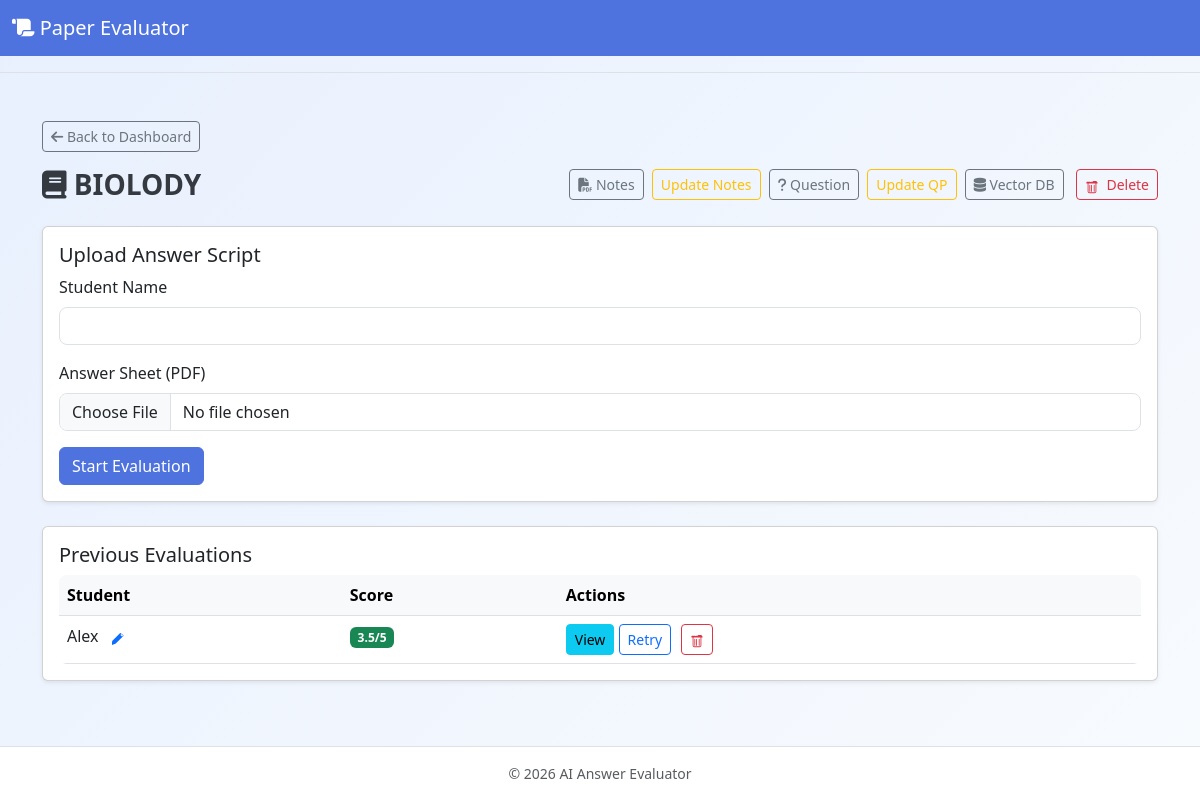
Screenshot of /subject/1 with the database file from the repository.
### server.py (models this page shows)
class Subject(db.Model):
    id = db.Column(db.Integer, primary_key=True)
    name = db.Column(db.String(120), nullable=False)
    notes_path = db.Column(db.String(500))
    question_path = db.Column(db.String(500))  # store uploaded question paper
    vector_db_path = db.Column(db.String(500))
    evaluations = db.relationship('Evaluation', backref='subject', lazy=True)

class Evaluation(db.Model):
    id = db.Column(db.Integer, primary_key=True)
    subject_id = db.Column(db.Integer, db.ForeignKey('subject.id'), nullable=False)
    student_name = db.Column(db.String(120))
    score = db.Column(db.String(100))
    answer_path = db.Column(db.String(500))
    created_at = db.Column(db.DateTime, default=lambda: datetime.now(timezone.utc))
    result_text = db.Column(db.Text)
    answer_parsing = db.Column(db.Text)  # parsed answer from student's PDF
    markings = db.Column(db.Text)  # LLM response with detailed markings (JSON)
    eval_history = db.Column(db.Text, default='[]')

### server.py (the view, shortened to what this page needs)
@app.route('/subject/<int:subj_id>')
def view_subject(subj_id):
    subj = Subject.query.get_or_404(subj_id)
    evaluations = Evaluation.query.filter_by(subject_id=subj_id).all()
    for ev in evaluations:
        ev.display_score = get_highest_score(ev)
    return render_template('subject.html', subject=subj, evaluations=evaluations)

### server.py (called while the page is built)
def now():
    return datetime.now(timezone.utc)

def get_highest_score(evaluation):
    try:
        history = json.loads(evaluation.eval_history or '[]')
    except:
        history = []
    if not history:
        return evaluation.score  # Fallback to current score if no history
    scores = []
    for attempt in history:
        score_str = attempt.get('score')
        if score_str and score_str != 'None':
            try:
                numerator = float(score_str.split('/')[0])
                scores.append(numerator)
            except:
                pass
    if not scores:
        return evaluation.score
    highest_attempt = max(history, key=lambda x: float(x.get('score', '0').split('/')[0]) if x.get('score') else 0)
    return highest_attempt.get('score', evaluation.score)

@app.context_processor
def inject_now():
    return {'now': now}

### templates/subject.html (shortened to what this page needs)
{% extends 'layout.html' %}
{% block content %}
<div class="row mb-3">
  <div class="col">
    <a href="{{ url_for('dashboard') }}" class="btn btn-outline-secondary btn-sm"><i class="fa-solid fa-arrow-left"></i> Back to Dashboard</a>
  </div>
</div>
<div class="row mb-4 align-items-center">
  <div class="col">
    <h3 class="mb-0"><i class="fa-solid fa-book"></i> {{ subject.name }}</h3>
  </div>
  <div class="col-auto">
    {% if subject.notes_path %}
    <a href="{{ url_for('uploaded_file', filename=subject.notes_path) }}" target="_blank" class="btn btn-outline-secondary btn-sm me-1"><i class="fa-solid fa-file-pdf"></i> Notes</a>
    <button class="btn btn-sm btn-outline-warning me-1" data-bs-toggle="collapse" data-bs-target="#update-notes">Update Notes</button>
    {% else %}
    <button class="btn btn-sm btn-outline-primary me-1" data-bs-toggle="collapse" data-bs-target="#upload-notes">Upload Notes</button>
    {% endif %}
    {% if subject.question_path %}
    <a href="{{ url_for('uploaded_file', filename=subject.question_path) }}" target="_blank" class="btn btn-outline-secondary btn-sm me-1"><i class="fa-solid fa-question"></i> Question</a>
    <button class="btn btn-sm btn-outline-warning me-1" data-bs-toggle="collapse" data-bs-target="#update-question">Update QP</button>
    {% else %}
    <button class="btn btn-sm btn-outline-primary me-1" data-bs-toggle="collapse" data-bs-target="#upload-question">Upload QP</button>
    {% endif %}
    {% if subject.vector_db_path %}
    <a href="{{ url_for('serve_vector_db', filename=subject.vector_db_path) }}" target="_blank" class="btn btn-outline-secondary btn-sm"><i class="fa-solid fa-database"></i> Vector DB</a>
    {% endif %}
    <form method="post" action="{{ url_for('delete_subject', subj_id=subject.id) }}" onsubmit="return confirm('Remove this subject and all its evaluations?');" class="d-inline-block ms-2">
      <button class="btn btn-sm btn-outline-danger" aria-label="Delete subject">
        Delete
      </button>
    </form>
  </div>
</div>
<div class="card mb-4 shadow-sm">
  <div class="card-body">
    <h5 class="card-title">Upload Answer Script</h5>
    <form id="upload-form" enctype="multipart/form-data">
      <div class="mb-3">
        <label for="student_name" class="form-label">Student Name</label>
        <input type="text" class="form-control" id="student_name" name="student_name" required>
      </div>
      <div class="mb-3">
        <label for="answer_pdf" class="form-label">Answer Sheet (PDF)</label>
        <input type="file" class="form-control" id="answer_pdf" name="answer_pdf" accept="application/pdf" required>
      </div>
      <button type="submit" class="btn btn-primary" id="submit-btn">Start Evaluation</button>
    </form>
  </div>
</div>
<div class="card shadow-sm">
  <div class="card-body">
    <h5 class="card-title">Previous Evaluations</h5>
    <div class="table-responsive">
      <table class="table table-hover mb-0">
        <thead class="table-light">
          <tr>
            <th>Student</th>
            <th>Score</th>
            <th>Actions</th>
          </tr>
        </thead>
        <tbody>
          {% for ev in evaluations %}
          <tr>
            <td>
              <span id="name-display-{{ ev.id }}">{{ ev.student_name }}</span>
              <button class="btn btn-sm btn-link p-0 ms-2" data-bs-toggle="collapse" data-bs-target="#rename-form-{{ ev.id }}" aria-label="Edit name">
              </button>
            </td>
             <td>
               <span id="score-{{ ev.id }}">
                 {% if ev.display_score %}
                   <span class="badge bg-success">{{ ev.display_score }}</span>
                 {% elif ev.score is not none %}
                   <span class="badge bg-success">{{ ev.score }}</span>
                 {% else %}
                   <span class="badge bg-warning text-dark">Pending</span>
                 {% endif %}
               </span>
             </td>
             <td>
               <a href="{{ url_for('show_result', eval_id=ev.id) }}" class="btn btn-sm btn-info view-btn" id="view-btn-{{ ev.id }}">{% if ev.score is none %}Check Error{% else %}View{% endif %}</a>
               <button class="btn btn-sm btn-outline-primary retry-btn" data-eval-id="{{ ev.id }}">Retry</button>
              <form method="post" action="{{ url_for('delete_evaluation', eval_id=ev.id) }}" style="display:inline-block;margin-left:6px;" onsubmit="return confirm('Delete this evaluation?');">
                <button class="btn btn-sm btn-outline-danger" aria-label="Delete evaluation">
                </button>
              </form>
             </td>
          </tr>
          {% else %}
          <tr><td colspan="3" class="text-center">No evaluations yet.</td></tr>
          {% endfor %}
        </tbody>
      </table>
    </div>
  </div>
</div>
{% endblock %}

### static/css/style.css (style rules this page uses)
:root { --primary: #4e73df; --secondary: #f8f9fc; --accent: #1cc88a; --dark-text: #343a40; --light-text: #fff; }
* { box-sizing: border-box; }
body { font-family: 'Segoe UI', Roboto, Helvetica, Arial, sans-serif; background: linear-gradient(135deg, #e8f0fe 0%, #f8fbfe 100%); color: var(--dark-text); display: flex; flex-direction: column; min-height: 100vh; }
h3, h4 { font-weight: 600; }
.btn-primary { background-color: var(--primary); border-color: var(--primary); }
.form-control { border-radius: 0.5rem; }
table.table { background: #fff; border-radius: 0.5rem; overflow: hidden; }

### rows the page displays
Subject: name "BIOLODY"
Evaluation: student_name "Alex", display_score "3.5/5"
